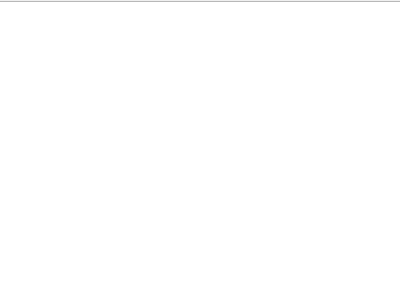
<?xml version="1.0" encoding="UTF-8"?>
<ui version="4.0">
 <class>TaskQueryWidget</class>
 <widget class="QWidget" name="TaskQueryWidget">
  <property name="geometry">
   <rect>
    <x>0</x>
    <y>0</y>
    <width>400</width>
    <height>300</height>
   </rect>
  </property>
  <property name="windowTitle">
   <string>Form</string>
  </property>
  <widget class="QTextBrowser" name="textBrowser">
   <property name="geometry">
    <rect>
     <x>-5</x>
     <y>1</y>
     <width>411</width>
     <height>301</height>
    </rect>
   </property>
  </widget>
 </widget>
 <resources/>
 <connections/>
</ui>
